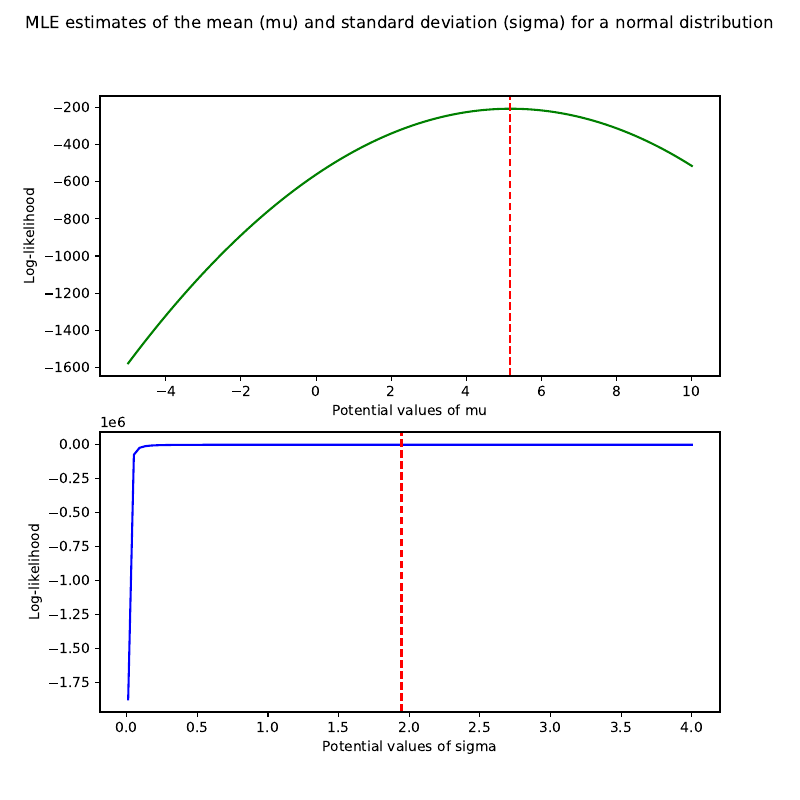

This chart was generated by the following Python code:
#!/usr/bin/python3

#Maximum Likelihood Estimation (MLE)-Normal Distribution
#---
#This script demonstrates Maximum Likelihood Estimation (MLE) to estimate the parameters for a normal distribution.
#ie. mean (mu) and standard deviation (sigma).

import numpy as np
import pandas as pd
import matplotlib.pyplot as plt

#define global variables
n = 100 #sample size

mu = 5 #population mean
upper_mu = 2 * mu #upper limit of potential mu's
lower_mu = -mu #lower limit of potential mu's

sigma = 2 #population standard deviation
upper_sigma = 2 * sigma #upper limit of potential sigma's
lower_sigma = 0.01 #lower limit of potential sigma's

#simulate a normal distribution
x = np.random.normal(mu, sigma, n)


#Estimate both the mean (mu) and standard deviation (sigma) for a normal distribution
#---
muhats = np.linspace(lower_mu, upper_mu, n)  # Potential estimates for mu
sigmahats = np.linspace(lower_sigma, upper_sigma, n)  # Potential estimates for sigma

#create a grid of mu and sigma combinations
mu_sigma_likelihoods = []

for muhat in muhats:
    for sigmahat in sigmahats:
        #calculate the log-likelihood of the data given mu and sigma
        sigma_likelihood = -n * np.log(2 * np.pi) / 2 - n * np.log(sigmahat) - np.sum((x - muhat) ** 2) / (2 * sigmahat ** 2)
        mu_sigma_likelihoods.append({'muhat': muhat, 'sigmahat': sigmahat, 'likelihood': sigma_likelihood})

#create a data frame of results
mu_sigma_df = pd.DataFrame(mu_sigma_likelihoods)

#find the estimates for mu and sigma based on max likelihood
mu_sigma_mle = mu_sigma_df.loc[mu_sigma_df['likelihood'].idxmax()]
mu_mle = mu_sigma_mle['muhat']
sigma_mle = mu_sigma_mle['sigmahat']

#print results
print(f"The MLE estimate for the mean (mu) is {mu_mle:.2f}.")
print(f"The MLE estimate for the standard deviation (sigma) is {sigma_mle:.2f}.")


#Visualize MLE results
#---

#filter the data frame for mu and sigma MLE estimates
mu_df = mu_sigma_df[mu_sigma_df['sigmahat'] == sigma_mle]
sigma_df = mu_sigma_df[mu_sigma_df['muhat'] == mu_mle]

#plot the results
fig, (ax1, ax2) = plt.subplots(nrows = 2, ncols = 1, figsize = (8, 8))
fig.suptitle("MLE estimates of the mean (mu) and standard deviation (sigma) for a normal distribution")

#create mu subplot
ax1.plot(mu_df['muhat'], mu_df['likelihood'], linestyle = '-', color = 'green')
ax1.set_xlabel('Potential values of mu')
ax1.set_ylabel('Log-likelihood')
ax1.axvline(x = mu_mle, linestyle = '--', color = 'red')

#create sigma subplot
ax2.plot(sigma_df['sigmahat'], sigma_df['likelihood'], linestyle = '-', color = 'blue')
ax2.set_xlabel('Potential values of sigma')
ax2.set_ylabel('Log-likelihood')
ax2.axvline(x = sigma_mle, linestyle = '--', color = 'red')

plt.show()

fig.savefig('MLE_normal_distribution.pdf', format = 'pdf') #save the plot as a pdf
